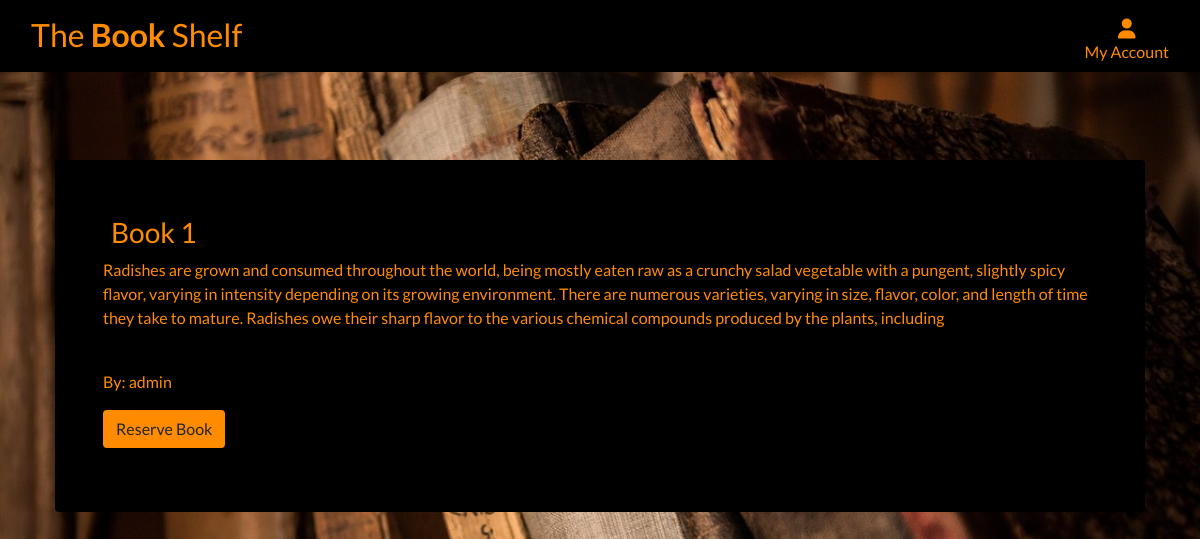
Page /rental/book/1/ (signed in) on the committed database.
### rental/models.py (models this page shows, shortened)
class Book(models.Model):
    title = models.CharField(max_length=200)
    author = models.CharField(max_length=100)
    description = models.TextField()
    image = models.ImageField(blank=True, null=True)

### rental/views.py (the view)
# urls.py: path('book/<int:pk>/', views.book_detail, name='book_detail'),
@login_required
def book_detail(request, pk):
    book = get_object_or_404(Book, pk=pk)
    return render(request, 'rental/book_detail.html', {'book': book})

### rental/templates/rental/book_detail.html
{% extends 'base.html' %}
{% block content %}
    <div class="container header-container ">
        <div class="black-bg rounded p-5">
            <div>
            <h3 class="orange-text m-2">{{ book.title }}</h3>
            <p class="orange-text">{{ book.description }}</p><br>
            <p class="mb-3 orange-text">By: {{ book.author }}</p>
            </div>
            <div class="mt-3">
                <a class="btn orange-color mb-3" href="{% url 'reserve_book' pk=book.pk %}">Reserve Book</a>
            </div>
        </div>
    </div>
{% endblock %}

### static/css/base.css (style rules this page uses)
html { height: 100%; }
body { background: url('/media/homepage_background.jpg') no-repeat center center; background-color: black; background-size: cover; height: auto; font-family: 'Lato'; }
.black-bg { background-color: rgb(0, 0, 0); border-radius: 10px; width: fit-content; margin: 10px; padding: 10px; }
.orange-color { background-color: rgb(255, 140, 0); }
.nav-text, .orange-text { color: rgb(255, 140, 0); }
.header-container { padding-top: 150px; }

### rows in the picture
Book: title "Book 1", description "Radishes are grown and consumed throughout the world, being mostly eaten raw as a crunchy salad vegetable with a pungent, slightly spicy flavor, varying in intensity depending on its growing environment. There are numerous varieties, varying in size, flavor, color, and length of time they take to mature. Radishes owe their sharp flavor to the various chemical compounds produced by the plants, including", author "admin"
